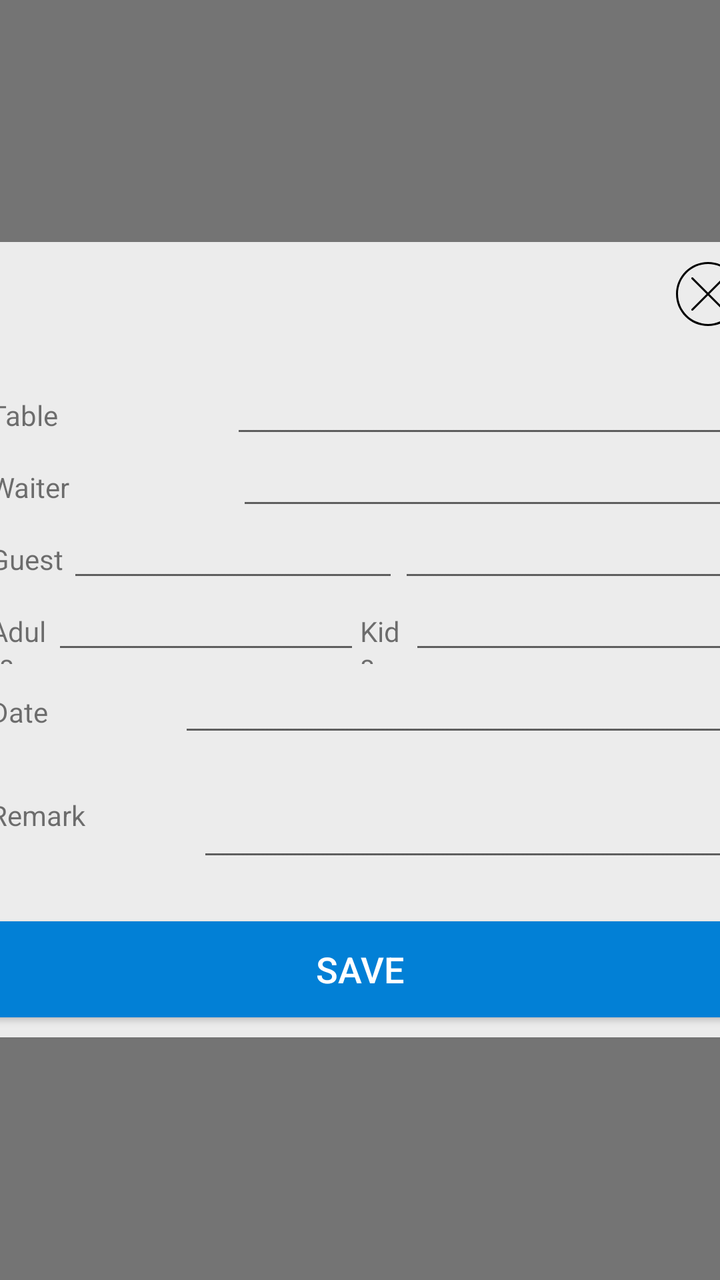
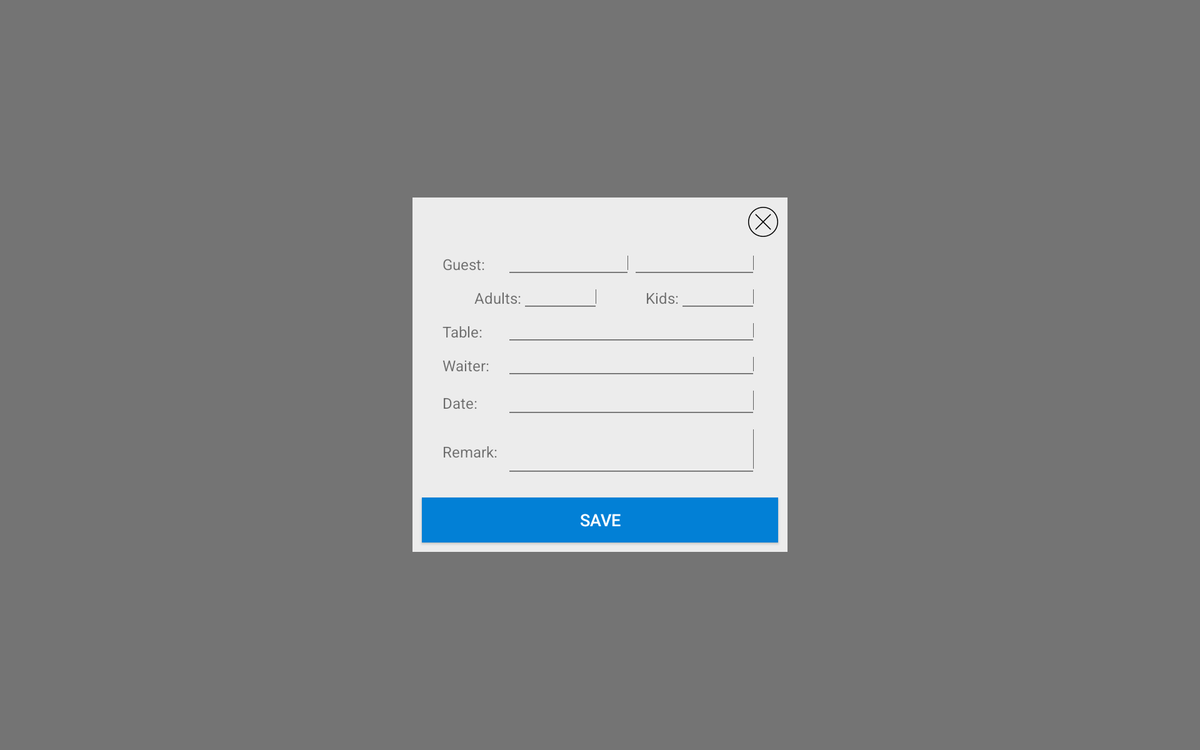

Compare how this app lays out the same screen by default and in its alternative resource folder. The renders come first, then the two layout files and the values they reference.
<!-- AndroidManifest.xml: application theme MaterialTheme -->
<!-- res/layout/edit_order_details.xml -->
<?xml version="1.0" encoding="utf-8"?>
<FrameLayout xmlns:android="http://schemas.android.com/apk/res/android"
    xmlns:app="http://schemas.android.com/apk/res-auto"
    android:layout_width="match_parent"
    android:layout_height="match_parent"
    android:layout_gravity="center"
    android:background="#88000000">

    <LinearLayout
        android:layout_gravity="center"
        android:layout_margin="50dp"
        android:background="@color/popupBg"
        android:orientation="vertical"
        android:layout_marginTop="10dp"
        android:gravity="center_horizontal"
        android:layout_height="wrap_content"
        android:layout_width="400dp">

        <RelativeLayout
            android:layout_width="match_parent"
            android:layout_height="wrap_content"
            android:orientation="horizontal"
            android:id="@+id/popupHeader"
            android:padding="10dp">

            <TextView
                android:id="@+id/itemNameRemark"
                android:layout_width="match_parent"
                android:layout_height="wrap_content"
                android:gravity="center_horizontal"
                android:text=""
                android:textAlignment="center"
                android:textColor="?android:attr/textColorSecondary"
                android:textSize="18sp"
                android:textStyle="normal|bold"
                android:layout_marginLeft="40dp"
                android:layout_marginRight="40dp" />

            <ImageButton
                android:id="@+id/closeBtn_rMark"
                android:layout_width="wrap_content"
                android:layout_height="wrap_content"
                android:layout_alignParentEnd="true"
                android:layout_alignParentRight="true"
                android:layout_centerVertical="true"
                android:background="#00FFFFFF"
                android:contentDescription="fef"
                android:elevation="5dp"
                app:srcCompat="@drawable/ic_close_black_32dp" />
        </RelativeLayout>

        <LinearLayout
            android:orientation="vertical"
            android:layout_width="match_parent"
            android:layout_height="match_parent"
            android:layout_margin="15dp">

            <LinearLayout
                android:orientation="horizontal"
                android:layout_width="match_parent"
                android:layout_height="match_parent"
                android:id="@+id/Table">

                <TextView
                    android:text="Table"
                    android:layout_width="wrap_content"
                    android:layout_height="wrap_content"
                    android:id="@+id/textView19"
                    android:layout_weight="1" />

                <EditText
                    android:layout_width="wrap_content"
                    android:layout_height="wrap_content"
                    android:inputType="textPersonName"
                    android:ems="10"
                    android:id="@+id/tableName"
                    android:layout_weight="1"
                    android:textSize="14sp" />

            </LinearLayout>

            <LinearLayout
                android:orientation="horizontal"
                android:layout_width="match_parent"
                android:layout_height="match_parent"
                android:id="@+id/WaiterName">

                <TextView
                    android:text="Waiter"
                    android:layout_width="wrap_content"
                    android:layout_height="wrap_content"
                    android:id="@+id/textView20"
                    android:layout_weight="1" />

                <EditText
                    android:layout_width="wrap_content"
                    android:layout_height="wrap_content"
                    android:inputType="textPersonName"
                    android:ems="10"
                    android:id="@+id/waiterName"
                    android:layout_weight="1"
                    android:textSize="14sp" />
            </LinearLayout>

            <LinearLayout
                android:orientation="horizontal"
                android:layout_width="match_parent"
                android:layout_height="match_parent"
                android:id="@+id/GuestName"
                android:weightSum="3">

                <TextView
                    android:text="Guest"
                    android:layout_width="wrap_content"
                    android:layout_height="wrap_content"
                    android:id="@+id/textView22"
                    android:layout_weight="1" />

                <EditText
                    android:layout_width="wrap_content"
                    android:layout_height="wrap_content"
                    android:inputType="textPersonName"
                    android:ems="10"
                    android:id="@+id/guestFName"
                    android:layout_weight="1"
                    android:textSize="14sp" />

                <EditText
                    android:layout_width="wrap_content"
                    android:layout_height="wrap_content"
                    android:inputType="textPersonName"
                    android:ems="10"
                    android:id="@+id/guestLName"
                    android:layout_weight="1"
                    android:textSize="14sp" />

            </LinearLayout>

            <LinearLayout
                android:orientation="horizontal"
                android:layout_width="match_parent"
                android:layout_height="match_parent"
                android:id="@+id/GuestCount"
                android:weightSum="2">

                <LinearLayout
                    android:orientation="horizontal"
                    android:layout_width="match_parent"
                    android:layout_height="wrap_content"
                    android:layout_weight="1"
                    android:weightSum="2">

                    <TextView
                        android:text="Adults"
                        android:layout_width="wrap_content"
                        android:layout_height="wrap_content"
                        android:id="@+id/textView24"
                        android:layout_weight="1" />

                    <EditText
                        android:layout_width="wrap_content"
                        android:layout_height="wrap_content"
                        android:inputType="number"
                        android:ems="10"
                        android:id="@+id/adultsCount"
                        android:layout_weight="1"
                        android:textSize="14sp" />

                </LinearLayout>

                <LinearLayout
                    android:orientation="horizontal"
                    android:layout_width="match_parent"
                    android:layout_height="match_parent"
                    android:layout_weight="1"
                    android:weightSum="2">

                    <TextView
                        android:text="Kids"
                        android:layout_width="wrap_content"
                        android:layout_height="wrap_content"
                        android:id="@+id/textView25"
                        android:layout_weight="1" />

                    <EditText
                        android:layout_width="wrap_content"
                        android:layout_height="wrap_content"
                        android:inputType="number"
                        android:ems="10"
                        android:id="@+id/kidsCount"
                        android:layout_weight="1"
                        android:textSize="14sp" />

                </LinearLayout>

            </LinearLayout>

            <LinearLayout
                android:orientation="horizontal"
                android:layout_width="match_parent"
                android:layout_height="match_parent"
                android:id="@+id/Date"
                android:weightSum="2"
                android:layout_weight="1">

                <TextView
                    android:text="Date"
                    android:layout_width="wrap_content"
                    android:layout_height="wrap_content"
                    android:id="@+id/textView21"
                    android:layout_weight="1" />

                <EditText
                    android:layout_width="wrap_content"
                    android:layout_height="wrap_content"
                    android:inputType="date"
                    android:ems="10"
                    android:id="@+id/date"
                    android:layout_weight="1" />
            </LinearLayout>

            <LinearLayout
                android:orientation="horizontal"
                android:layout_width="match_parent"
                android:layout_height="match_parent"
                android:id="@+id/Remark"
                android:weightSum="2"
                android:layout_weight="1">

                <TextView
                    android:text="Remark"
                    android:layout_width="wrap_content"
                    android:layout_height="wrap_content"
                    android:id="@+id/textView23"
                    android:layout_weight="1" />

                <EditText
                    android:layout_width="wrap_content"
                    android:layout_height="wrap_content"
                    android:inputType="textMultiLine"
                    android:ems="10"
                    android:id="@+id/remark"
                    android:layout_weight="1"
                    android:lines="2" />
            </LinearLayout>
        </LinearLayout>

        <Button
            android:text="Save"
            android:layout_width="match_parent"
            android:layout_height="wrap_content"
            android:id="@+id/addComment"
            android:background="@drawable/button"
            android:textSize="18sp"
            android:textColor="@color/textColorPrimary"
            android:layout_margin="10dp" />

    </LinearLayout>

</FrameLayout>
<!-- resources referenced by this layout -->
<resources>
  <color name="popupBg">#ddffffff</color>
  <color name="textColorPrimary">#ffffff</color>
  <!-- drawable button (drawable) -->
  <?xml version="1.0" encoding="utf-8"?>
  <selector xmlns:android="http://schemas.android.com/apk/res/android">
      
      <item android:state_pressed="true" android:drawable="@color/colorPrimaryDark" />
      <item android:state_focused="true" android:drawable="@color/colorPrimary" />
      <item android:drawable="@color/colorPrimary" />
  </selector>
  <!-- drawable ic_close_black_32dp (drawable) -->
  <vector android:height="32dp" android:viewportHeight="475.0"
      android:viewportWidth="475.0" android:width="32dp" xmlns:android="http://schemas.android.com/apk/res/android">
      <path android:fillColor="#FF000000" android:pathData="M359.2,126.4c2.9,-2.9 2.9,-7.7 0,-10.6c-2.9,-2.9 -7.7,-2.9 -10.6,0l-111.1,111.1l-111.1,-111.1c-2.9,-2.9 -7.7,-2.9 -10.6,0c-2.9,2.9 -2.9,7.7 0,10.6l111.1,111.1l-111.1,111.1c-2.9,2.9 -2.9,7.7 0,10.6c1.5,1.5 3.4,2.2 5.3,2.2c1.9,0 3.8,-0.7 5.3,-2.2l111.1,-111.1l111.1,111.1c1.5,1.5 3.4,2.2 5.3,2.2c1.9,0 3.8,-0.7 5.3,-2.2c2.9,-2.9 2.9,-7.7 0,-10.6l-111.1,-111.1h0L359.2,126.4z"/>
      <path android:fillColor="#FF000000" android:pathData="M405.7,69.7c-44.7,-44.9 -104.3,-69.7 -167.8,-69.7C106.7,0 0,106.7 0,237.9c0,63.5 24.8,123.1 69.7,167.8c44.9,44.7 104.6,69.3 168.2,69.3c63.5,0 123.1,-24.6 167.8,-69.3s69.3,-104.3 69.3,-167.8C475,174.3 450.4,114.6 405.7,69.7zM237.9,460c-122.9,0 -222.9,-99.6 -222.9,-222.1c0,-122.9 100,-222.9 222.9,-222.9c122.5,0 222.1,100 222.1,222.9C460,360.4 360.4,460 237.9,460z"/>
  </vector>
  <!-- from res/values-v21/ -->
  <style name="MaterialTheme" parent="MaterialTheme.Base">
          <item name="android:windowContentTransitions">true</item>
          <item name="android:windowAllowEnterTransitionOverlap">true</item>
          <item name="android:windowAllowReturnTransitionOverlap">true</item>
          <item name="android:windowSharedElementEnterTransition">@android:transition/move</item>
          <item name="android:windowSharedElementExitTransition">@android:transition/move</item>
      </style>
  <color name="colorPrimaryDark">#006cb4</color>
  <color name="colorPrimary">#0280d6</color>
  <style name="MaterialTheme.Base" parent="Theme.AppCompat.Light.NoActionBar">
          <item name="windowNoTitle">true</item>
          <item name="windowActionBar">false</item>
          <item name="colorPrimary">@color/colorPrimary</item>
          <item name="colorPrimaryDark">@color/colorPrimaryDark</item>
          <item name="colorAccent">@color/colorAccent</item>
          <item name="toolbarNavigationButtonStyle">@style/NavigationButtonCustom</item>
      </style>
  <color name="colorAccent">#ff0360</color>
  <style name="NavigationButtonCustom" parent="@style/Widget.AppCompat.Toolbar.Button.Navigation">
          <item name="android:minWidth">56dp</item>
          <item name="android:padding">5dp</item>
          <item name="android:scaleType">centerInside</item>
      </style>
</resources>
<!-- res/layout-sw800dp/edit_order_details.xml (the repository's variant of the layout above) -->
<!-- drawn on a large tablet held sideways -->
<?xml version="1.0" encoding="utf-8"?>
<FrameLayout xmlns:android="http://schemas.android.com/apk/res/android"
    xmlns:app="http://schemas.android.com/apk/res-auto"
    android:layout_width="match_parent"
    android:layout_height="match_parent"
    android:layout_gravity="center"
    android:background="#88000000">

    <LinearLayout
        android:layout_gravity="center"
        android:layout_margin="50dp"
        android:background="@color/popupBg"
        android:orientation="vertical"
        android:layout_marginTop="10dp"
        android:gravity="center_horizontal"
        android:layout_height="wrap_content"
        android:layout_width="400dp">

        <RelativeLayout
            android:layout_width="match_parent"
            android:layout_height="wrap_content"
            android:orientation="horizontal"
            android:id="@+id/popupHeader"
            android:padding="10dp">

            <ImageButton
                android:id="@+id/closeBtn_editOrder"
                android:layout_width="wrap_content"
                android:layout_height="wrap_content"
                android:layout_alignParentEnd="true"
                android:layout_alignParentRight="true"
                android:layout_centerVertical="true"
                android:background="#00FFFFFF"
                android:contentDescription="fef"
                android:elevation="5dp"
                app:srcCompat="@drawable/ic_close_black_32dp" />
        </RelativeLayout>

        <LinearLayout
            android:orientation="vertical"
            android:layout_width="match_parent"
            android:layout_height="match_parent"
            android:layout_marginLeft="32dp"
            android:layout_marginRight="32dp"
            android:layout_marginBottom="10dp">

            <LinearLayout
                android:orientation="horizontal"
                android:layout_width="match_parent"
                android:layout_height="match_parent"
                android:id="@+id/GuestName"
                android:weightSum="3">

                <TextView
                    android:text="Guest:"
                    android:layout_height="wrap_content"
                    android:id="@+id/textView22"
                    android:layout_width="match_parent"
                    android:layout_weight="1.2"
                    android:textSize="16sp" />

                <EditText
                    android:layout_width="match_parent"
                    android:layout_height="wrap_content"
                    android:inputType="textPersonName"
                    android:ems="10"
                    android:id="@+id/guestFName"
                    android:layout_weight="0.9"
                    android:textSize="14sp"
                    android:textAlignment="center" />

                <EditText
                    android:layout_width="match_parent"
                    android:layout_height="wrap_content"
                    android:inputType="textPersonName"
                    android:ems="10"
                    android:id="@+id/guestLName"
                    android:layout_weight="0.9"
                    android:textSize="14sp"
                    android:textAlignment="center" />

            </LinearLayout>

            <LinearLayout
                android:orientation="horizontal"
                android:layout_width="match_parent"
                android:layout_height="match_parent"
                android:id="@+id/GuestCount"
                android:weightSum="2">

                <LinearLayout
                    android:orientation="horizontal"
                    android:layout_width="match_parent"
                    android:layout_height="wrap_content"
                    android:layout_weight="1"
                    android:weightSum="2">

                    <TextView
                        android:text="Adults:"
                        android:layout_width="match_parent"
                        android:layout_height="wrap_content"
                        android:id="@+id/textView24"
                        android:layout_weight="1"
                        android:gravity="right"
                        android:textSize="16sp" />

                    <EditText
                        android:layout_width="match_parent"
                        android:layout_height="wrap_content"
                        android:inputType="number"
                        android:ems="10"
                        android:id="@+id/adultsCountEdit"
                        android:layout_weight="1"
                        android:textSize="14sp"
                        android:textAlignment="center" />

                </LinearLayout>

                <LinearLayout
                    android:orientation="horizontal"
                    android:layout_width="match_parent"
                    android:layout_height="match_parent"
                    android:layout_weight="1"
                    android:weightSum="2">

                    <TextView
                        android:text="Kids:"
                        android:layout_width="match_parent"
                        android:layout_height="wrap_content"
                        android:id="@+id/textView25"
                        android:layout_weight="1"
                        android:gravity="right"
                        android:textSize="16sp" />

                    <EditText
                        android:layout_width="match_parent"
                        android:layout_height="wrap_content"
                        android:inputType="number"
                        android:ems="10"
                        android:id="@+id/kidsCountEdit"
                        android:layout_weight="1"
                        android:textSize="14sp"
                        android:textAlignment="center" />

                </LinearLayout>

            </LinearLayout>

            <LinearLayout
                android:orientation="horizontal"
                android:layout_width="match_parent"
                android:layout_height="match_parent"
                android:id="@+id/Table">

                <TextView
                    android:text="Table:"
                    android:layout_width="match_parent"
                    android:layout_height="wrap_content"
                    android:id="@+id/textView19"
                    android:layout_weight="1.6"
                    android:textSize="16sp" />

                <EditText
                    android:layout_width="match_parent"
                    android:layout_height="wrap_content"
                    android:inputType="textPersonName"
                    android:ems="10"
                    android:id="@+id/tableNameEdit"
                    android:layout_weight="0.4"
                    android:textSize="14sp"
                    android:textAlignment="center" />

            </LinearLayout>

            <LinearLayout
                android:orientation="horizontal"
                android:layout_width="match_parent"
                android:layout_height="match_parent"
                android:id="@+id/WaiterName">

                <TextView
                    android:text="Waiter:"
                    android:layout_width="match_parent"
                    android:layout_height="wrap_content"
                    android:id="@+id/textView20"
                    android:layout_weight="1.6"
                    android:textSize="16sp" />

                <EditText
                    android:layout_width="match_parent"
                    android:layout_height="wrap_content"
                    android:inputType="textPersonName"
                    android:ems="10"
                    android:id="@+id/waiterName"
                    android:layout_weight="0.4"
                    android:textSize="14sp"
                    android:textAlignment="center" />
            </LinearLayout>

            <LinearLayout
                android:orientation="horizontal"
                android:layout_width="match_parent"
                android:layout_height="match_parent"
                android:id="@+id/Date"
                android:weightSum="2"
                android:layout_weight="1">

                <TextView
                    android:text="Date:"
                    android:layout_width="match_parent"
                    android:layout_height="wrap_content"
                    android:id="@+id/textView21"
                    android:layout_weight="1.6"
                    android:textSize="16sp" />

                <EditText
                    android:layout_width="match_parent"
                    android:layout_height="wrap_content"
                    android:inputType="date"
                    android:ems="10"
                    android:id="@+id/date"
                    android:layout_weight="0.4"
                    android:textAlignment="center" />
            </LinearLayout>

            <LinearLayout
                android:orientation="horizontal"
                android:layout_width="match_parent"
                android:layout_height="match_parent"
                android:id="@+id/Remark"
                android:weightSum="2"
                android:layout_weight="1">

                <TextView
                    android:text="Remark:"
                    android:layout_width="match_parent"
                    android:layout_height="wrap_content"
                    android:id="@+id/textView23"
                    android:layout_weight="1.6"
                    android:textSize="16sp" />

                <EditText
                    android:layout_width="match_parent"
                    android:layout_height="wrap_content"
                    android:inputType="textMultiLine"
                    android:ems="10"
                    android:id="@+id/remarkEdit"
                    android:layout_weight="0.4"
                    android:lines="2" />
            </LinearLayout>
        </LinearLayout>

        <Button
            android:text="Save"
            android:layout_width="match_parent"
            android:layout_height="wrap_content"
            android:id="@+id/saveOrderEdit"
            android:background="@drawable/button"
            android:textSize="18sp"
            android:textColor="@color/textColorPrimary"
            android:layout_margin="10dp" />

    </LinearLayout>

</FrameLayout>
